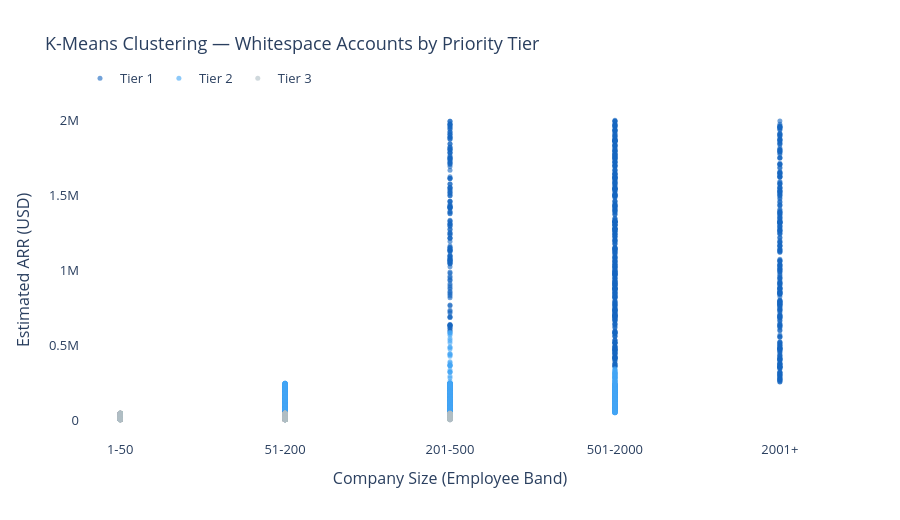

The notebook cell saved with this chart:
### Code cell
tier_colors = {"Tier 1": "#1565C0", "Tier 2": "#42A5F5", "Tier 3": "#B0BEC5"}

fig_scatter = go.Figure()

for tier in ["Tier 1", "Tier 2", "Tier 3"]:
    mask = whitespace_ml["tier"] == tier
    fig_scatter.add_trace(go.Scatter(
        x=whitespace_ml.loc[mask, "employee_band_num"],
        y=whitespace_ml.loc[mask, "estimated_arr"],
        mode="markers",
        name=tier,
        marker=dict(
            color=tier_colors[tier],
            size=5,
            opacity=0.6
        ),
        text=whitespace_ml.loc[mask, "segment"],
        hovertemplate="<b>%{text}</b><br>Employee Band: %{x}<br>Est ARR: $%{y:,.0f}<extra></extra>"
    ))

fig_scatter.update_layout(
    title="K-Means Clustering — Whitespace Accounts by Priority Tier",
    xaxis=dict(
        title="Company Size (Employee Band)",
        tickvals=[1, 2, 3, 4, 5],
        ticktext=["1-50", "51-200", "201-500", "501-2000", "2001+"]
    ),
    yaxis=dict(title="Estimated ARR (USD)"),
    height=520,
    font=dict(size=13),
    plot_bgcolor="white",
    paper_bgcolor="white",
    legend=dict(orientation="h", yanchor="bottom", y=1.02)
)

fig_scatter.show()
fig_scatter.write_image("../outputs/03_kmeans_scatter.png", width=900, height=520, scale=2)
print("Saved: ../outputs/03_kmeans_scatter.png")

### Figure 1 — Plotly figure (JSON) as saved in the notebook; plotly's stock layout.template omitted (floating-point values rounded to 4 significant figures; data arrays with more than 128 entries replaced by an {"elided": "..."} marker saying what was removed)
{"data": [{"hovertemplate": "<b>%{text}</b><br>Employee Band: %{x}<br>Est ARR: $%{y:,.0f}<extra></extra>", "marker": {"color": "#1565C0", "opacity": 0.6, "size": 5}, "mode": "markers", "name": "Tier 1", "text": {"elided": "882 str values"}, "type": "scatter", "x": {"elided": "882 int values"}, "y": {"elided": "882 float values"}}, {"hovertemplate": "<b>%{text}</b><br>Employee Band: %{x}<br>Est ARR: $%{y:,.0f}<extra></extra>", "marker": {"color": "#42A5F5", "opacity": 0.6, "size": 5}, "mode": "markers", "name": "Tier 2", "text": {"elided": "1235 str values"}, "type": "scatter", "x": {"elided": "1235 int values"}, "y": {"elided": "1235 float values"}}, {"hovertemplate": "<b>%{text}</b><br>Employee Band: %{x}<br>Est ARR: $%{y:,.0f}<extra></extra>", "marker": {"color": "#B0BEC5", "opacity": 0.6, "size": 5}, "mode": "markers", "name": "Tier 3", "text": {"elided": "1345 str values"}, "type": "scatter", "x": {"elided": "1345 int values"}, "y": {"elided": "1345 float values"}}], "layout": {"font": {"size": 13}, "height": 520, "legend": {"orientation": "h", "y": 1.02, "yanchor": "bottom"}, "paper_bgcolor": "white", "plot_bgcolor": "white", "title": {"text": "K-Means Clustering — Whitespace Accounts by Priority Tier"}, "xaxis": {"ticktext": ["1-50", "51-200", "201-500", "501-2000", "2001+"], "tickvals": [1, 2, 3, 4, 5], "title": {"text": "Company Size (Employee Band)"}}, "yaxis": {"title": {"text": "Estimated ARR (USD)"}}}}
